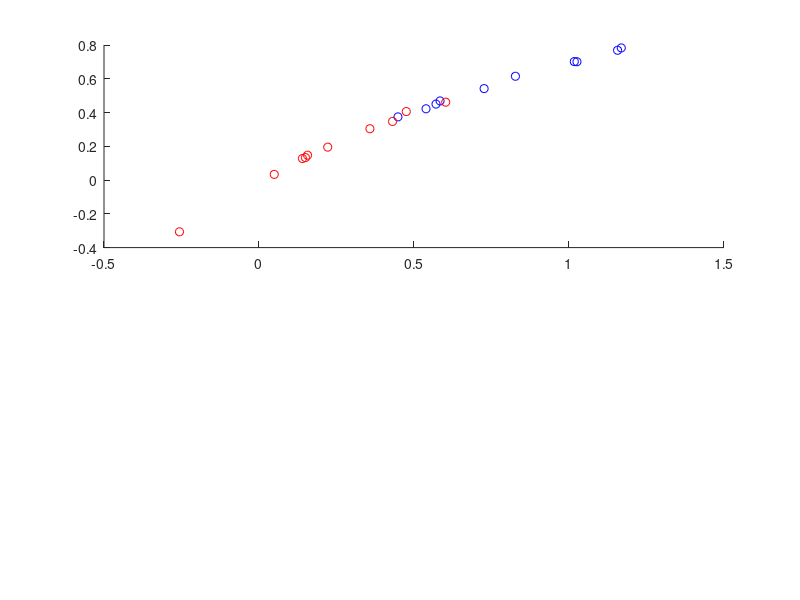

MATLAB code to generate this figure: (Note: this script raises an error after producing the figure.)

N1 = 10;
N2 = 10;
N = N1 + N2;
c = 0.3;
x1 = [c + rand(N1,1), c + randn(N1,1)];
x1 = [x1(:,1), log(x1(:,1)+1)+ 0.01*randn(N1,1)];
x2 = [-c + rand(N2,1), -c + randn(N2,1)];
x2 = [x2(:,1), log(x2(:,1)+1)+ 0.01*randn(N2,1)];
x = [x1;x2];
classes = [1*ones(N1,1);2*ones(N2,1)];

figure(1)
clf
subplot(2,1,1)
scatter(x(classes == 1,1),x(classes == 1,2),'b')
hold on
scatter(x(classes == 2,1),x(classes == 2,2),'r')
K = x*x';

params.max_class = 2; % maximum number of clusters
params.algo = 'kernel';  % may be 'kernel' or 'linear'
params.lambda = 1; % regularization parameter
params.display_terms = 1;
model = RIM(K,[],[],params);

w = model.alphas*x;
figure(2)
scatter(w(:,1),w(:,2),30,'k','filled')

figure(3)
p = 1./(1+exp(-(model.alphas*K + repmat(model.bs,[1 N]))));
plot(p')
ylim([-0.1 1.1])

classes_o = 1*(p(1,:) > p(2,:)) + 2*(p(1,:) <= p(2,:));
classes_o = classes_o';
figure(1)
drawnow
subplot(2,1,2)
hold on
scatter(x(classes == 1 & classes_o == 1,1),x(classes == 1 & classes_o == 1,2),'b')
scatter(x(classes == 1 & classes_o == 2,1),x(classes == 1 & classes_o == 2,2),'b+')

scatter(x(classes == 2 & classes_o == 2,1),x(classes == 2 & classes_o == 2,2),'r')
scatter(x(classes == 2 & classes_o == 1,1),x(classes == 2 & classes_o == 1,2),'r+')

rend = 1-sum(abs(classes_o - classes))/N;
disp(rend)

% LDA
[C,err,P,logp,coeff] = classify(x,x,classes','linear');
rend_lda = 1-sum(abs(C - classes))/N;
disp(rend_lda)